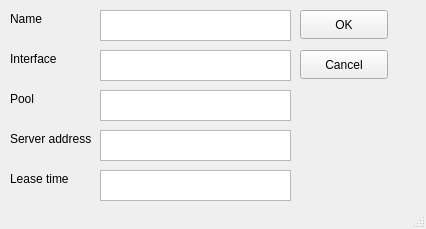
<?xml version="1.0" encoding="UTF-8"?>
<ui version="4.0">
 <class>MainWindow</class>
 <widget class="QMainWindow" name="MainWindow">
  <property name="geometry">
   <rect>
    <x>0</x>
    <y>0</y>
    <width>426</width>
    <height>229</height>
   </rect>
  </property>
  <property name="windowTitle">
   <string>Add DHCP Server</string>
  </property>
  <widget class="QWidget" name="centralwidget">
   <widget class="QPushButton" name="cancelButton">
    <property name="geometry">
     <rect>
      <x>300</x>
      <y>50</y>
      <width>88</width>
      <height>29</height>
     </rect>
    </property>
    <property name="text">
     <string>Cancel</string>
    </property>
   </widget>
   <widget class="QTextEdit" name="poolField">
    <property name="geometry">
     <rect>
      <x>100</x>
      <y>90</y>
      <width>191</width>
      <height>31</height>
     </rect>
    </property>
   </widget>
   <widget class="QTextEdit" name="nameField">
    <property name="geometry">
     <rect>
      <x>100</x>
      <y>10</y>
      <width>191</width>
      <height>31</height>
     </rect>
    </property>
   </widget>
   <widget class="QLabel" name="label_3">
    <property name="geometry">
     <rect>
      <x>10</x>
      <y>90</y>
      <width>81</width>
      <height>17</height>
     </rect>
    </property>
    <property name="text">
     <string>Pool</string>
    </property>
   </widget>
   <widget class="QTextEdit" name="interfaceField">
    <property name="geometry">
     <rect>
      <x>100</x>
      <y>50</y>
      <width>191</width>
      <height>31</height>
     </rect>
    </property>
   </widget>
   <widget class="QPushButton" name="okButton">
    <property name="geometry">
     <rect>
      <x>300</x>
      <y>10</y>
      <width>88</width>
      <height>29</height>
     </rect>
    </property>
    <property name="text">
     <string>OK</string>
    </property>
   </widget>
   <widget class="QLabel" name="label_2">
    <property name="geometry">
     <rect>
      <x>10</x>
      <y>50</y>
      <width>61</width>
      <height>17</height>
     </rect>
    </property>
    <property name="text">
     <string>Interface</string>
    </property>
   </widget>
   <widget class="QLabel" name="label">
    <property name="geometry">
     <rect>
      <x>10</x>
      <y>10</y>
      <width>61</width>
      <height>17</height>
     </rect>
    </property>
    <property name="text">
     <string>Name</string>
    </property>
   </widget>
   <widget class="QLabel" name="label_4">
    <property name="geometry">
     <rect>
      <x>10</x>
      <y>130</y>
      <width>91</width>
      <height>17</height>
     </rect>
    </property>
    <property name="text">
     <string>Server address</string>
    </property>
   </widget>
   <widget class="QTextEdit" name="serverField">
    <property name="geometry">
     <rect>
      <x>100</x>
      <y>130</y>
      <width>191</width>
      <height>31</height>
     </rect>
    </property>
   </widget>
   <widget class="QLabel" name="label_5">
    <property name="geometry">
     <rect>
      <x>10</x>
      <y>170</y>
      <width>81</width>
      <height>17</height>
     </rect>
    </property>
    <property name="text">
     <string>Lease time</string>
    </property>
   </widget>
   <widget class="QTextEdit" name="leaseField">
    <property name="geometry">
     <rect>
      <x>100</x>
      <y>170</y>
      <width>191</width>
      <height>31</height>
     </rect>
    </property>
   </widget>
  </widget>
  <widget class="QStatusBar" name="statusbar"/>
 </widget>
 <resources/>
 <connections/>
</ui>
